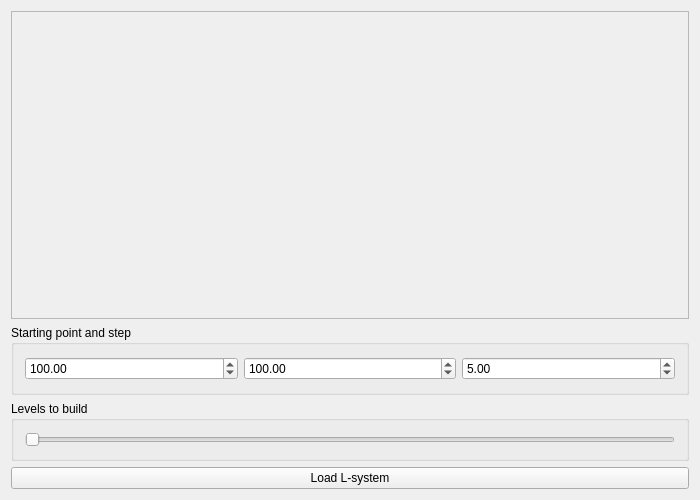
<?xml version="1.0" encoding="UTF-8"?>
<ui version="4.0">
 <class>MainWindow</class>
 <widget class="QWidget" name="MainWindow">
  <property name="geometry">
   <rect>
    <x>0</x>
    <y>0</y>
    <width>700</width>
    <height>500</height>
   </rect>
  </property>
  <property name="windowTitle">
   <string>MainWindow</string>
  </property>
  <layout class="QGridLayout" name="gridLayout_2">
   <item row="0" column="0">
    <layout class="QGridLayout" name="gridLayout">
     <item row="1" column="0">
      <widget class="PaintCanvas" name="frame">
       <property name="minimumSize">
        <size>
         <width>0</width>
         <height>0</height>
        </size>
       </property>
       <property name="frameShape">
        <enum>QFrame::StyledPanel</enum>
       </property>
       <property name="frameShadow">
        <enum>QFrame::Raised</enum>
       </property>
      </widget>
     </item>
     <item row="4" column="0">
      <widget class="QPushButton" name="loadFile">
       <property name="text">
        <string>Load L-system</string>
       </property>
      </widget>
     </item>
     <item row="2" column="0">
      <widget class="QGroupBox" name="horizontalGroupBox">
       <property name="maximumSize">
        <size>
         <width>16777215</width>
         <height>70</height>
        </size>
       </property>
       <property name="title">
        <string>Starting point and step</string>
       </property>
       <layout class="QHBoxLayout" name="horizontalLayout_3">
        <property name="sizeConstraint">
         <enum>QLayout::SetMinimumSize</enum>
        </property>
        <item>
         <widget class="QDoubleSpinBox" name="startX">
          <property name="maximum">
           <double>1000.000000000000000</double>
          </property>
          <property name="value">
           <double>100.000000000000000</double>
          </property>
         </widget>
        </item>
        <item>
         <widget class="QDoubleSpinBox" name="startY">
          <property name="maximum">
           <double>1000.000000000000000</double>
          </property>
          <property name="value">
           <double>100.000000000000000</double>
          </property>
         </widget>
        </item>
        <item>
         <widget class="QDoubleSpinBox" name="step">
          <property name="minimum">
           <double>1.000000000000000</double>
          </property>
          <property name="maximum">
           <double>100.000000000000000</double>
          </property>
          <property name="value">
           <double>5.000000000000000</double>
          </property>
         </widget>
        </item>
       </layout>
      </widget>
     </item>
     <item row="3" column="0">
      <widget class="QGroupBox" name="groupBox">
       <property name="maximumSize">
        <size>
         <width>16777215</width>
         <height>60</height>
        </size>
       </property>
       <property name="title">
        <string>Levels to build</string>
       </property>
       <layout class="QGridLayout" name="gridLayout_3">
        <item row="0" column="0">
         <widget class="QSlider" name="levels">
          <property name="maximum">
           <number>10</number>
          </property>
          <property name="orientation">
           <enum>Qt::Horizontal</enum>
          </property>
         </widget>
        </item>
       </layout>
      </widget>
     </item>
    </layout>
   </item>
  </layout>
 </widget>
 <layoutdefault spacing="6" margin="11"/>
 <customwidgets>
  <customwidget>
   <class>PaintCanvas</class>
   <extends>QFrame</extends>
   <header>paintcanvas.h</header>
   <container>1</container>
  </customwidget>
 </customwidgets>
 <resources/>
 <connections/>
</ui>
